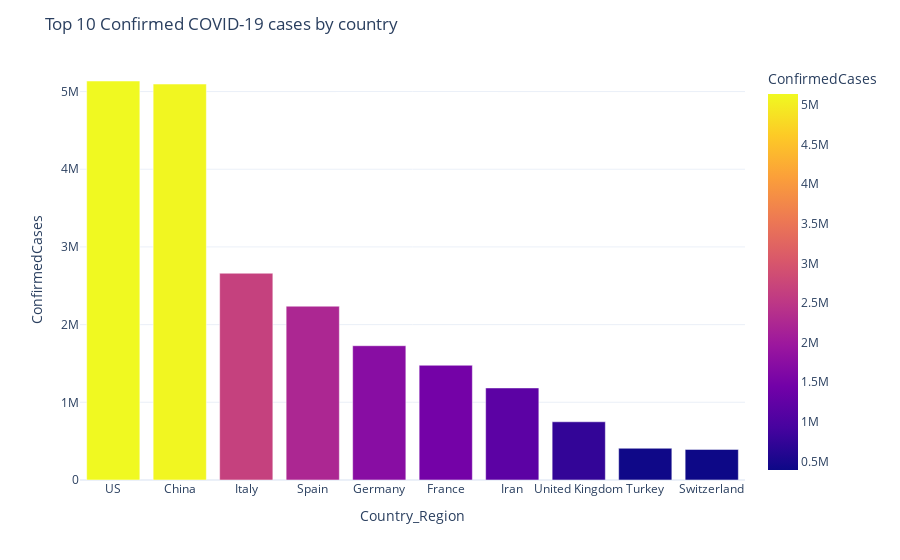

The notebook cell this image was saved under:
### Code cell
top10 = pd.DataFrame(top10_countries)
fig = px.bar(top10, x=top10.index, y='ConfirmedCases', labels={'x':'Country_Region'},
             color="ConfirmedCases", color_continuous_scale=px.colors.sequential.Plasma)
fig.update_layout(title_text=' Top 10 Confirmed COVID-19 cases by country')
fig.show()

### Figure 1 — Plotly figure (JSON) as saved in the notebook; plotly's stock layout.template omitted (floating-point values rounded to 4 significant figures)
{"data": [{"alignmentgroup": "True", "hovertemplate": "Country_Region=%{x}<br>ConfirmedCases=%{marker.color}<extra></extra>", "legendgroup": "", "marker": {"color": [5135445, 5096274, 2661341, 2237252, 1728391, 1476739, 1184893, 749434, 408544, 393842], "coloraxis": "coloraxis"}, "name": "", "offsetgroup": "", "orientation": "v", "showlegend": false, "textposition": "auto", "type": "bar", "x": ["US", "China", "Italy", "Spain", "Germany", "France", "Iran", "United Kingdom", "Turkey", "Switzerland"], "xaxis": "x", "y": [5135445, 5096274, 2661341, 2237252, 1728391, 1476739, 1184893, 749434, 408544, 393842], "yaxis": "y"}], "layout": {"barmode": "relative", "coloraxis": {"colorbar": {"title": {"text": "ConfirmedCases"}}, "colorscale": [[0, "#0d0887"], [0.1111, "#46039f"], [0.2222, "#7201a8"], [0.3333, "#9c179e"], [0.4444, "#bd3786"], [0.5556, "#d8576b"], [0.6667, "#ed7953"], [0.7778, "#fb9f3a"], [0.8889, "#fdca26"], [1, "#f0f921"]]}, "legend": {"tracegroupgap": 0}, "margin": {"t": 60}, "title": {"text": " Top 10 Confirmed COVID-19 cases by country"}, "xaxis": {"anchor": "y", "domain": [0, 1], "title": {"text": "Country_Region"}}, "yaxis": {"anchor": "x", "domain": [0, 1], "title": {"text": "ConfirmedCases"}}}}
